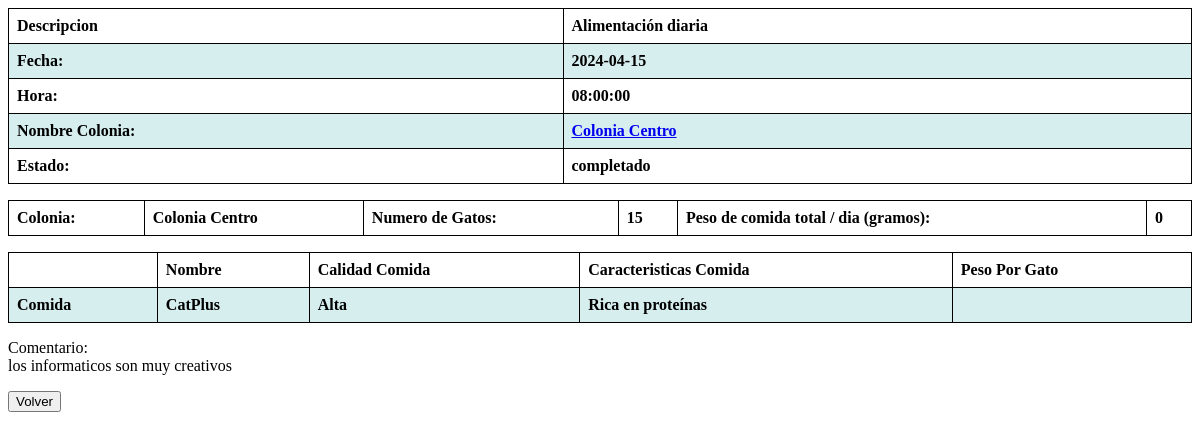
The app's page /BD24550587/consulta_tarea.php?tarea=1 (signed in), older data.
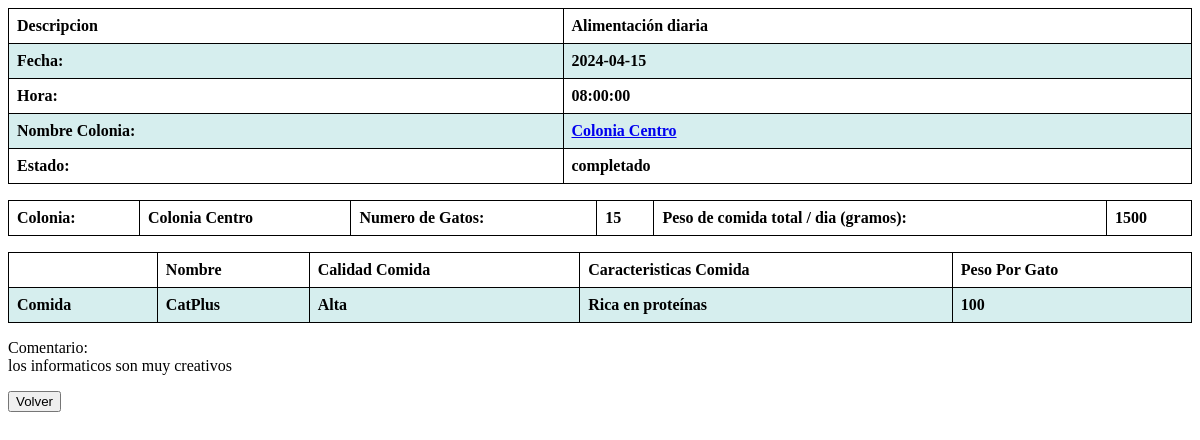
The same page, newer data.
### tables this page shows
CREATE TABLE TRABAJO(
    idTrabajo INT PRIMARY KEY AUTO_INCREMENT,
    descripcion TEXT,
    fecha DATE,
    hora TIME,
    estado VARCHAR(100),
    comentario VARCHAR(400),
    idMarcaComida INT,
    idColonia INT NOT NULL,
    idVoluntario INT NOT NULL,
    CONSTRAINT FK_trabajo_marcacomida
        FOREIGN KEY (idMarcaComida) REFERENCES MARCACOMIDA(idMarcaComida),
    CONSTRAINT FK_trabajo_colonia
        FOREIGN KEY (idColonia) REFERENCES COLONIA_FELINA(idColonia),
    CONSTRAINT FK_trabajo_voluntario
        FOREIGN KEY (idVoluntario) REFERENCES VOLUNTARIO(idVoluntario)
);

CREATE TABLE COLONIA_FELINA(
    idColonia INT PRIMARY KEY AUTO_INCREMENT,
    nombre VARCHAR(200) NOT NULL,
    descripcion TEXT,
    coordenadas VARCHAR(200) NOT NULL,
    lugarReferencia VARCHAR(200),
    numeroGatos INT DEFAULT 0,
    idGrupoTrabajo INT,
    CONSTRAINT FK_colonia_grupotrabajo
        FOREIGN KEY (idGrupoTrabajo) REFERENCES GRUPO_TRABAJO(idGrupoTrabajo)
);

CREATE TABLE MARCACOMIDA(
    idMarcaComida INT PRIMARY KEY AUTO_INCREMENT,
    nombre VARCHAR(200),
    calidad VARCHAR(200),
    pesoPorGato tinyint,  
    caracteristicas TEXT
);

### BD24550587/consulta_tarea.php (the view, shortened to what this page needs)
<?php
$con = mysqli_connect("localhost", "root", "", "BD2_Prac2");
$tarea= $_GET["tarea"];
$consulta=" SELECT  t.descripcion, fecha, hora, estado, c.nombre as nombreColonia, c.idColonia, t.comentario,
                    c.numeroGatos, m.nombre as nombreComida, m.calidad as calidadComida,
                    m.caracteristicas as caracteristicasComida, m.idMarcaComida, m.pesoPorGato
            FROM TRABAJO t
            JOIN COLONIA_FELINA c ON c.idColonia = t.idColonia
            JOIN MARCACOMIDA m ON m.idMarcaComida = t.idMarcaComida
            WHERE t.idTrabajo = ".$tarea."
            ";
$resultat = mysqli_query($con, $consulta);
$registre = mysqli_fetch_array($resultat);
if(is_null($registre)){
    $cad= 'No se encontraro la tarea';
    echo $cad;
}else{
    $cad=   '<p><table>'.
                '<tr> <th>Descripcion</th>      <th>'.$registre["descripcion"].'   </th> <t/r>'.
                '<tr> <th>Fecha:</th>           <th>'.$registre["fecha"].'         </th> <t/r>'.
                '<tr> <th>Hora:</th>            <th>'.$registre["hora"].'          </th> <t/r>'.
                '<tr> <th>Nombre Colonia:</th>  <th><a href="../BD249482420/info_colonia.php?id='.$registre["idColonia"].'" >'.$registre["nombreColonia"].'</a> </th> <t/r>'.
                '<tr> <th>Estado:</th>          <th>'.$registre["estado"].'        </th> <t/r>'.
            '</table></p>';
    echo $cad;
    if($registre["idMarcaComida"] != NULL){
        $cad='
            <p><table>
                <tr>
                    <th>Colonia:</th>
                    <th>'.$registre["nombreColonia"].'</th>
                    <th>Numero de Gatos:</th>
                    <th>'.$registre["numeroGatos"].'</th>
                    <th>Peso de comida total / dia (gramos):</th>
                    <th>'.$registre["numeroGatos"]*$registre["pesoPorGato"].'</th>
                <t/r>
            </table></p>
            <p><table>
            <tr>
                    <th></th>
                    <th>Nombre</th>
                    <th>Calidad Comida</th>
                    <th>Caracteristicas Comida</th>
                    <th>Peso Por Gato</th>
                <t/r>
                <tr>
                    <th>Comida</th>
                    <th>'.$registre["nombreComida"].'</th>
                    <th>'.$registre["calidadComida"].'</th>
                    <th>'.$registre["caracteristicasComida"].'</th>
                    <th>'.$registre["pesoPorGato"].'</th>
                <t/r>
            </table></p>';
    echo $cad;
    }
    if($registre["estado"] == "pendiente" || $registre["estado"] == NULL){
        ?>
            <form action="marcar_tarea_completada.php">
                <input type="hidden" name="tarea" value="<?php echo $tarea; ?>" />
                <p><label for="comentario">Comentario:</label></p>
                <textarea id="comentario" name="comentario" rows="4" cols="50"></textarea>
                <br>
                <br>
                <input type="submit" value="Marcar como completado">
            </form>
        <?php
    }else{
        echo "Comentario:<br>";
        if($registre["comentario"] == NULL || $registre["comentario"] == ""){
            echo "Comentario vacio.";
        }else{
            echo $registre["comentario"];
        }
    }
    echo'<p><button onclick="document.location=\'consulta_lista_tareas.php\'">Volver</button></p>';
}
?>

Row changes from the older to the newer data that the page shows:
changed through a linked row, trabajo "Alimentación diaria": $registre['numeroGatos']*$registre['pesoPorGato'] "0" → "1500"; idMarcaComida.pesoPorGato (not shown) → "100"
